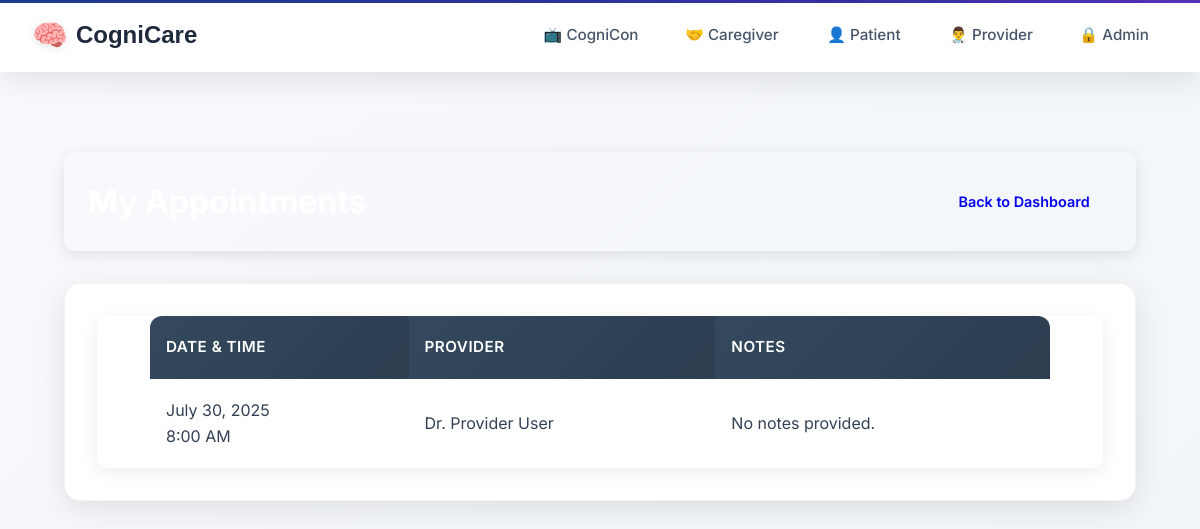
Page /taskmanager/patient/appointments/ (signed in) on the earlier database version.
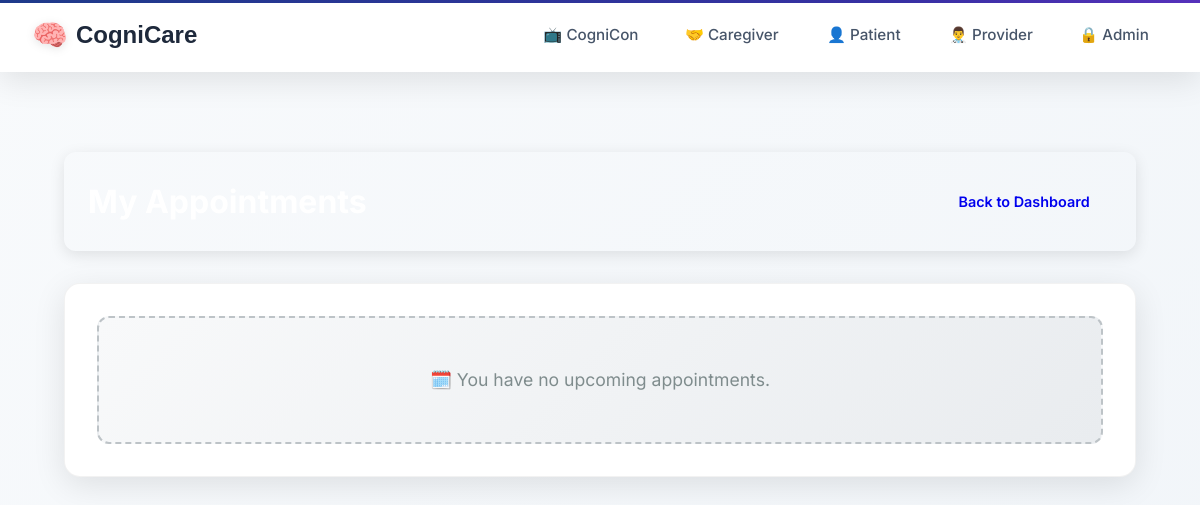
Same page on the later database version.
### taskmanager/models.py (models this page shows, shortened)
class Appointment(models.Model):
    provider = models.ForeignKey(UserProfile, on_delete=models.CASCADE, related_name='provided_appointments')
    patient = models.ForeignKey(UserProfile, on_delete=models.CASCADE, related_name='appointments')
    datetime = models.DateTimeField()
    notes = models.TextField(blank=True)
    created_at = models.DateTimeField(auto_now_add=True)
    class Meta:
        ordering = ['datetime']

### users/models.py (models this page shows, shortened)
class UserProfile(models.Model):
    USER_TYPES = (
        ('admin', 'Administrator'),  # Admin users
        ('provider', 'Healthcare Provider'),  # Docs + Nurses
        ('caregiver', 'Caregiver'),  # Caregivers
        ('patient', 'Patient'),  # All patients
    )
    user = models.OneToOneField(User, on_delete=models.CASCADE, related_name='profile')  # each user must have a profile
    user_type = models.CharField(max_length=20, choices=USER_TYPES)  # set specific user role
    provider = models.ForeignKey('self', on_delete=models.SET_NULL, null=True, blank=True,
                                related_name='managed_patients', limit_choices_to={'user_type': 'provider'})  # provider link
    patient = models.ForeignKey('self', on_delete=models.SET_NULL, null=True, blank=True,
                               related_name='caregivers', limit_choices_to={'user_type': 'patient'})  # patienr link
    linked_patients = models.ManyToManyField(
        'self',
        symmetrical=False,
        related_name='linked_caregivers',
        limit_choices_to={'user_type': 'patient'},
        blank=True,
        help_text="Patients this caregiver can access"  # Caregivers can see these patients
    )

### taskmanager/views.py (the view)
# urls.py: path('patient/appointments/', views.patient_appointments, name='patient_appointments'),
@login_required
def patient_appointments(request):
    if not hasattr(request.user, 'profile') or request.user.profile.user_type != 'patient':
        messages.error(request, 'You do not have permission to view appointments.')
        return redirect('home')
    appointments = Appointment.objects.filter(patient=request.user.profile).order_by('datetime')
    return render(request, 'appointments/patient_appointments.html', {
        'appointments': appointments,
        'user_type': 'Patient'
    })

### templates/appointments/patient_appointments.html (shortened to what this page needs)
{% extends 'layouts/base.html' %}
{% block content %}
<div class="dashboard-container">
    <div class="dashboard-header dashboard-header-plain">
        <h1>My Appointments</h1>
        <a href="{% url 'patient_dashboard' %}" class="action-btn outline-btn">Back to Dashboard</a>
    </div>
    <div class="dashboard-section">
        {% if appointments %}
            <div class="table-container">
                <table class="enhanced-table">
                    <thead>
                        <tr>
                            <th>Date & Time</th>
                            <th>Provider</th>
                            <th>Notes</th>
                        </tr>
                    </thead>
                    <tbody>
                        {% for appt in appointments %}
                        <tr>
                            <td class="appointment-datetime">
                                {{ appt.datetime|date:"F j, Y" }}
                                <br>
                                <span class="time">{{ appt.datetime|date:"g:i A" }}</span>
                            </td>
                            <td>Dr. {{ appt.provider.user.get_full_name }}</td>
                            <td>{{ appt.notes|default:"No notes provided." }}</td>
                        </tr>
                        {% endfor %}
                    </tbody>
                </table>
            </div>
        {% else %}
            <div class="empty-state">
                <p>🗓️ You have no upcoming appointments.</p>
            </div>
        {% endif %}
    </div>
</div>
{% endblock %}

Differences in the rows shown:
removed Appointment: datetime "July 30, 2025", datetime "8:00 AM", provider.user.get_full_name "Provider User", notes "No notes provided."
Other differences:
text no longer shown: "DATE & TIME PROVIDER NOTES"
text now shown: "🗓️ You have no upcoming appointments."
